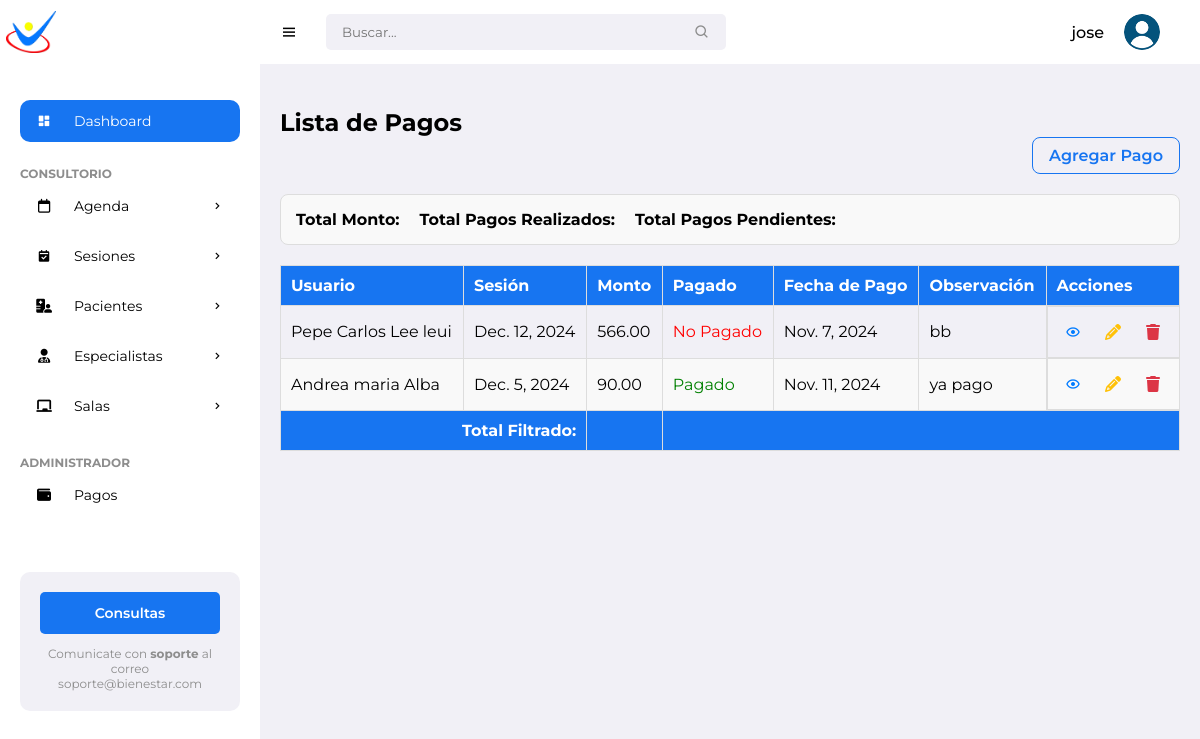
/payments/ (signed in), run on an earlier commit of the app's database.
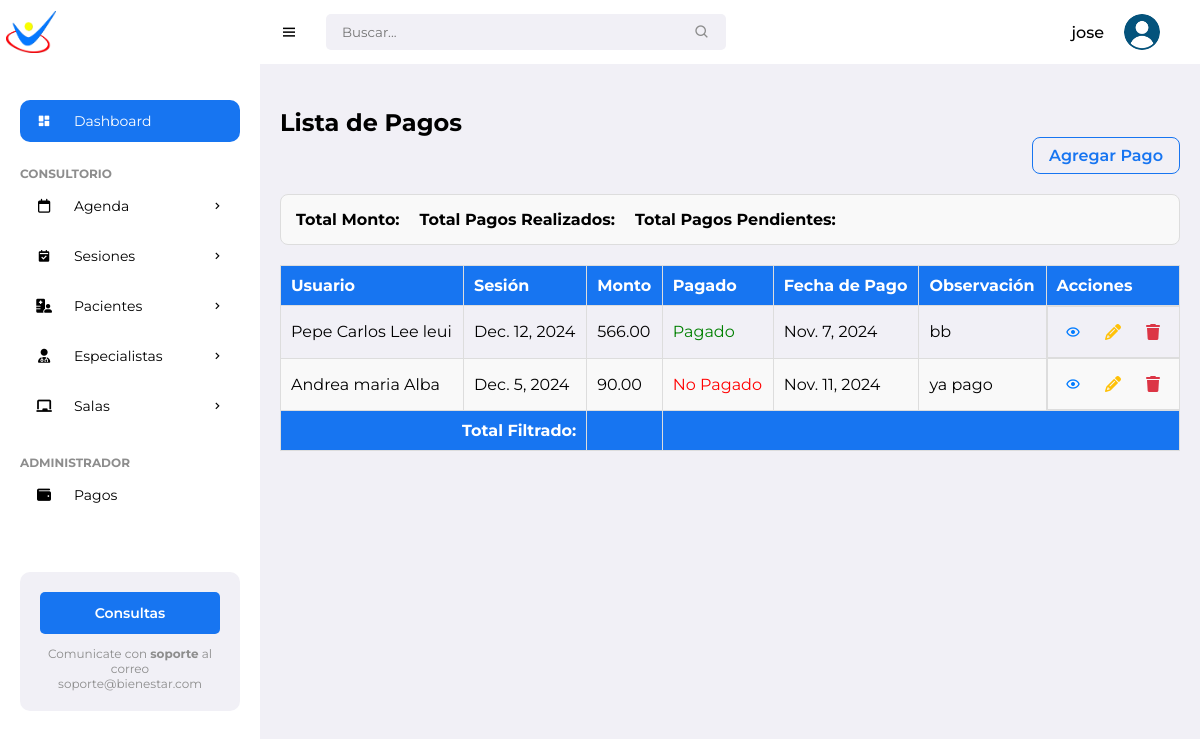
And on a later commit of the database.
### pacientes/models.py (models this page shows, shortened)
class Payment(models.Model):
    session = models.OneToOneField(Session, on_delete=models.CASCADE, related_name='payment')
    is_paid = models.BooleanField(default=False)
    payment_date = models.DateField(null=True, blank=True)
    amount = models.DecimalField(max_digits=10, decimal_places=2)
    payment_observation = models.TextField(blank=True, null=True)
    created_at = models.DateTimeField(auto_now_add=True)
    updated_at = models.DateTimeField(auto_now=True)
    class Meta:
        ordering = ['-session__date']
        verbose_name = 'Payment'
        verbose_name_plural = 'Payments'

class Session(models.Model):
    STATUS_CHOICES = [
        ('Pendiente', 'Pendiente'),
        ('Realizada', 'Realizada'),
        ('Cancelada', 'Cancelada')
    ]
    patient = models.ForeignKey(Patient, on_delete=models.CASCADE, related_name='sessions')
    specialist = models.ForeignKey(Specialist, on_delete=models.CASCADE, related_name='sessions')
    room = models.ForeignKey(Room, on_delete=models.SET_NULL, null=True, related_name='sessions')
    date = models.DateField()
    time = models.TimeField()
    objective = models.CharField(max_length=255)
    activity = models.TextField()
    materials = models.TextField(blank=True)
    observation = models.TextField(blank=True)
    attachment = models.FileField(upload_to='session_attachments/', blank=True, null=True)
    status = models.CharField(
        max_length=10,
        choices=STATUS_CHOICES,
        default='Pendiente',
        help_text="Estado de la sesión: 'Pendiente', 'Completada o 'Cancelada'."
    )

class Patient(models.Model):
    name = models.CharField(max_length=100)
    surname = models.CharField(max_length=100)
    date_of_birth = models.DateField()
    gender = models.CharField(max_length=10, choices=[('M','Male'), ('F','Female')])
    address = models.CharField(max_length=255)
    phone_number = models.CharField(max_length=20)
    email = models.EmailField()
    cost_session = models.DecimalField(max_digits=10, decimal_places=2, default=0)
    photo = models.ImageField(upload_to='patient_photos/', blank=True, null=True)
    marital_status = models.CharField(max_length=20)
    medical_diagnosis = models.TextField()
    attachments = models.FileField(upload_to='patient_attachments/', blank=True, null=True)
    therapy = models.CharField(max_length=100)
    education = models.CharField(max_length=100, default='No especificado')
    therapist = models.ForeignKey(Specialist, on_delete=models.SET_NULL, null=True, related_name='patients')
    medical_history = models.TextField(blank=True, null=True)
    allergies = models.CharField(max_length=255, blank=True)  # Changed from TextField
    emergency_contact_name = models.CharField(max_length=100)
    emergency_contact_phone = models.CharField(max_length=20)  # Updated length
    notes = models.TextField(blank=True)
    created_date = models.DateTimeField(auto_now_add=True)
    status = models.CharField(max_length=50, choices=[
        ('Active', 'Active'),
        ('Discharged', 'Discharged'),
        ('Suspended', 'Suspended')
    ], blank=True,
        null=True)

### pacientes/views.py (the view)
# urls.py: path('payments/', views.payment_list, name='payment_list'),
@login_required
def payment_list(request):
    payments = Payment.objects.all().order_by('-session__date')
    return render(request, 'pacientes/payments/payment_list.html', {'payments': payments})

### pacientes/templates/pacientes/payments/payment_list.html (shortened to what this page needs)
{% extends "pacientes/base/base.html" %}
{% block content %}
<h2>Lista de Pagos</h2>
<div class="list-header">
    <a href="{% url 'create_payment' %}" class="btn-add">Agregar Pago</a>
</div>
<div class="payment-summary">
    <p><strong>Total Monto:</strong> </p>
    <p><strong>Total Pagos Realizados:</strong> </p>
    <p><strong>Total Pagos Pendientes:</strong> </p>
</div>
<div class="payment-list-container">
    <table id="paymentTable" class="display table">
        <thead>
            <tr>
                <th>Usuario</th>
                <th>Sesión</th>
                <th>Monto</th>
                <th>Pagado</th>
                <th>Fecha de Pago</th>
                <th>Observación</th>
                <th>Acciones</th>
            </tr>
        </thead>
        <tbody>
            {% for payment in payments %}
            <tr>
                <td>{{ payment.session.patient.name }} {{ payment.session.patient.surname }}</td>
                <td>{{ payment.session.date }}</td>
                <td>{{ payment.amount }}</td>
                <td>
                    <span class="toggle-paid" data-id="{{ payment.id }}" style="cursor: pointer; color: {% if payment.is_paid %}green{% else %}red{% endif %};">
                        {% if payment.is_paid %}
                            Pagado
                        {% else %}
                            No Pagado
                        {% endif %}
                    </span>
                </td>
                <td>{{ payment.payment_date }}</td>
                <td>{{ payment.payment_observation }}</td>
                <td class="actions-tab">
                    <a href="{% url 'payment_detail' payment.id %}" class="btn btn-icon view" title="Ver">
                        <i class='bx bx-show'></i>
                    </a>
                    <a href="{% url 'edit_payment' payment.id %}" class="btn-icon edit" title="Editar">
                        <i class='fas fa-pencil-alt'></i>
                    </a>
                    <a href="{% url 'delete_payment' payment.id %}" class="btn-icon delete" title="Eliminar">
                        <i class='fas fa-trash'></i>
                    </a>
                </td>
            </tr>
            {% endfor %}
        </tbody>
        <tfoot>
            <tr>
                <th colspan="2" style="text-align:right">Total Filtrado:</th>
                <th id="filteredTotalAmount"></th>
                <th colspan="4"></th>
            </tr>
        </tfoot>
    </table>
</div>
{% endblock %}

### pacientes/templates/pacientes/base/base.html (shortened to what this page needs)
{% load static %}
<!DOCTYPE html>
<html lang="en">
<head>
	<link href='https://unpkg.com/boxicons@2.0.9/css/boxicons.min.css' rel='stylesheet'>
	<link rel="stylesheet" href="https://cdnjs.cloudflare.com/ajax/libs/font-awesome/6.5.2/css/all.min.css">
	<link rel="stylesheet" href="{% static 'pacientes/css/styles.css' %}">
</head>
<body>
		<section id="sidebar">
			<a href="#" class="brand"><img src="{% static 'pacientes/images/min_logo.png' %}" alt="" style="width: 50px;"></a>
			<ul class="side-menu">
				<li><a href="#" class="active"><i class='bx bxs-dashboard icon' ></i> Dashboard</a></li>
				<li class="divider" data-text="Consultorio"></li>
				<li>
					<a href="{% url 'calendar' %}"><i class="fa-regular fa-calendar icon"></i>Agenda <i class='bx bx-chevron-right icon-right' ></i></a>
				</li>
				<li>
					<a href="{% url 'reservation_list' %}">
						<i class='bx bxs-calendar-check icon'></i> Sesiones
						<i class='bx bx-chevron-right icon-right'></i>
					</a>
				</li>
				<li>
					<a href="#"><i class="fa-solid fa-hospital-user icon"></i> Pacientes <i class='bx bx-chevron-right icon-right' ></i></a>
				</li>
				<li>
					<a href="#">
						<i class="fa-solid fa-user-doctor icon"></i> Especialistas
						<i class='bx bx-chevron-right icon-right'></i>
					</a>
				</li>
				<li>
			<a href="#">
				<i class="fas fa-chalkboard icon"></i> Salas
			<i class='bx bx-chevron-right icon-right'></i>
			</a>
	       </li>
			<li class="divider" data-text="Administrador"></li>
			<li><a href="{% url 'payment_list' %}"><i class="fa-solid fa-wallet icon"></i> Pagos</a></li>
		</ul>
			<div class="ads">
				<div class="wrapper">
					<a href="mailto:soporteit@ingenieriaterra.com.ar" class="btn-upgrade">Consultas</a>
					<p>Comunicate con <span>soporte</span> al correo soporte@bienestar.com</p>
				</div>
			</div>
		</section>
	<section id="content">
		<nav>
			<i class='bx bx-menu toggle-sidebar' ></i>
			<form action="#">
				<div class="form-group">
					<input type="text" placeholder="Buscar...">
					<i class='bx bx-search icon' ></i>
				</div>
			</form>
			<div class="profile">
				<span class="username">{{ user.username }}</span>
				<img src="{% static 'pacientes/images/usuario.png' %}" alt="">
			</div>
		</nav>
		<main>
			  <div class="main-content">
                {% block content %}{% endblock %}
            </div>
		</main>
</body>
</html>

What changed in the data, as far as the page shows it:
changed Payment "Nov. 7, 2024": is_paid "No Pagado" → "Pagado"
changed Payment "Nov. 11, 2024": is_paid "Pagado" → "No Pagado"
